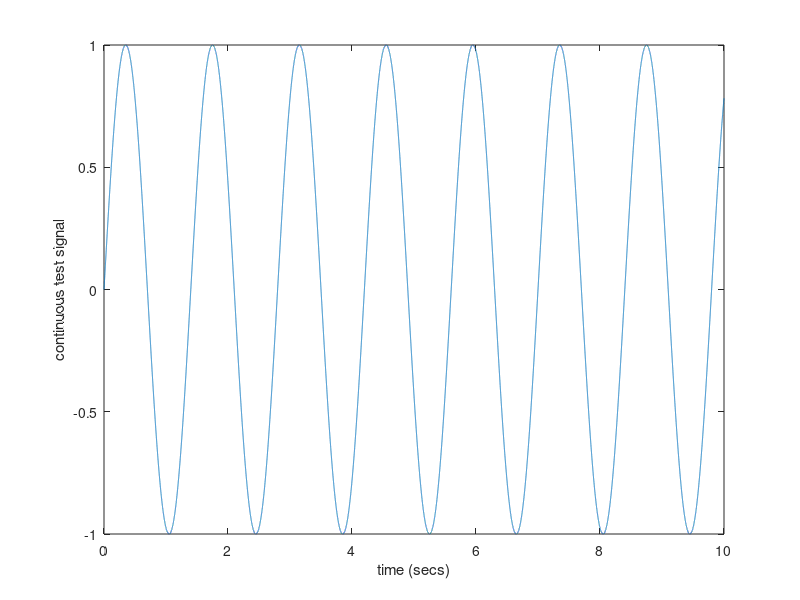

Write the MATLAB code that produced this figure. (Note: this script raises an error after producing the figure.)
% HWK 1 Problem 5
% Macky Brock McWhirter
% This homework solution has been modeled from the sampling demo posted

% Continuous signal
ts_cont = 1e-4;
fs_cont = 1/ts_cont;

% Tim
t_start = 0;
t_end = 10;

% continuous time vector
tvec = t_start:ts_cont:t_end;

% 5/7 Hz
f = (5/7); 
test_signal = sin(2*pi*f*tvec);


figure();
plot(tvec, test_signal);
xlabel('time (secs)');
ylabel('continuous test signal');

hold on 


% sampled signal
% (2/7) Hz signal
fs = (2/7);
ts = 1/fs;
fs_ratio = fs_cont/fs;

% Subsampling technique
test_signal_sample = test_signal_cont(1:fs_ratio:end);


tvec_sample = t_start:ts:t_end;

% Final sampled graph
stem(tvec_sample, test_signal_sample)
xlabel('time (secs)');
ylabel('sampled test signal');

hold off